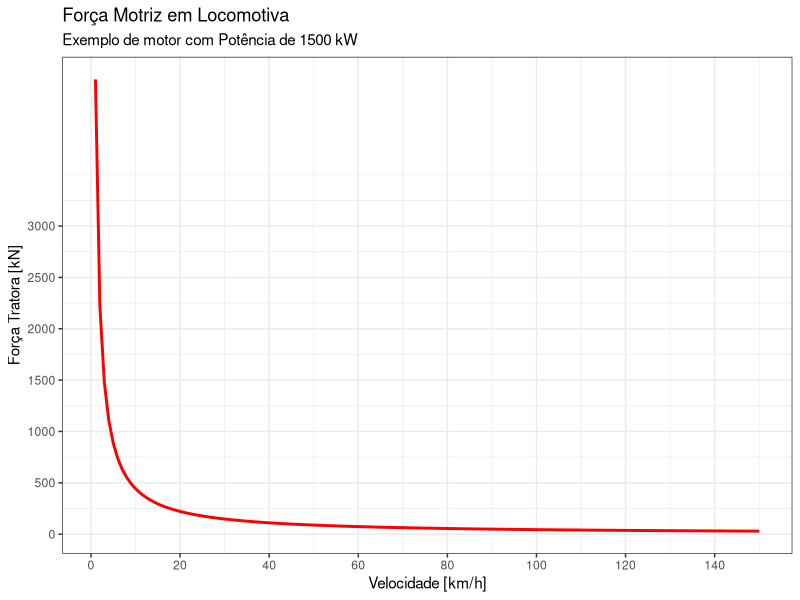
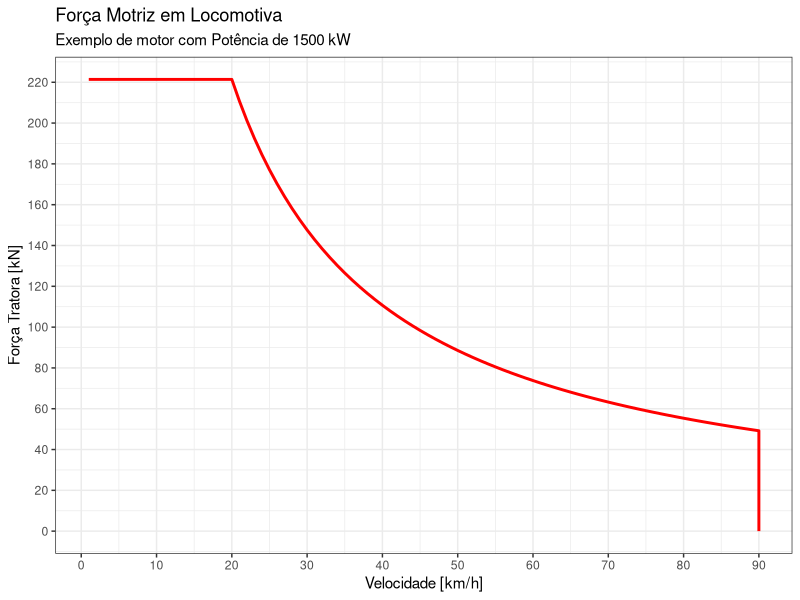
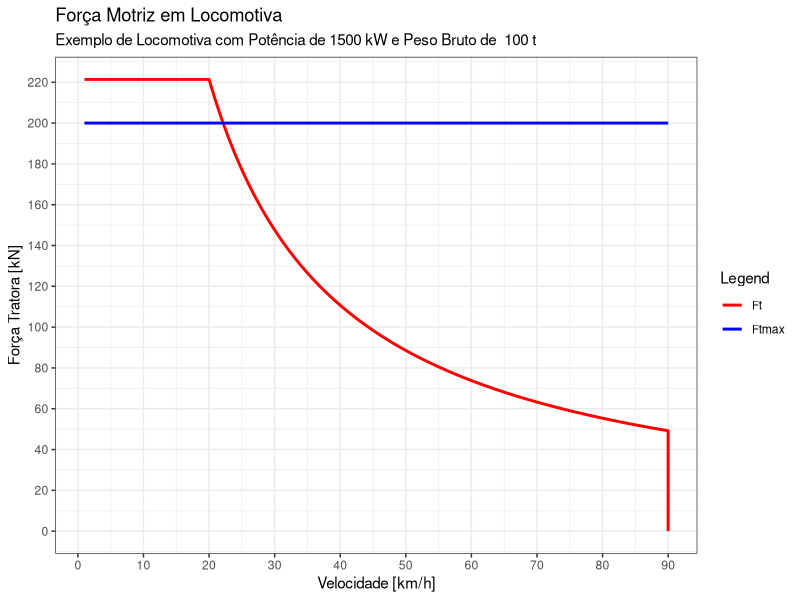
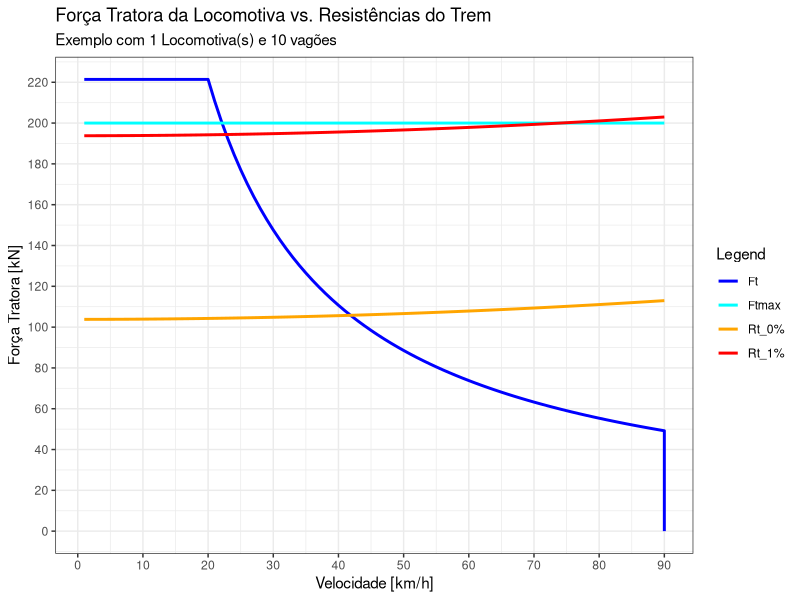

Recreate these plots in R, in order.
## ---- chunk 1
library(ggplot2)
library(dplyr)
## ---- chunk 2
# Potência em kW
P = 1500
# Eficiência
n = 0.82
# Velocidades em km/h
v = 1:150

Ft = n * 3.6 * ( P / v )

df <- data.frame(v = v, 
                 Ft = Ft)

df |> ggplot(aes(x=v, y=Ft)) +
  geom_line(color='red', linewidth=1) +
  scale_x_continuous(breaks=seq(0,140,20)) +
  scale_y_continuous(breaks=seq(0,3000,500)) +
  xlab("Velocidade [km/h]") +
  ylab("Força Tratora [kN]") +
  labs(title = "Força Motriz em Locomotiva",
       subtitle = paste("Exemplo de motor com Potência de",P,"kW")) +
  theme_bw()

# plot(v, Ft, type='l', col='red', lwd=2, 
#      xlab='Velocidade [km/h]',
#      ylab='Força Tratora [kN]')

## ---- chunk 3
# Potência em kW
P = 1500
# Eficiência
n = 0.82
# Limite da voltagem/rotação do motor
vmax = 90 #km/h
# Velocidades em km/h
v = 1:vmax
# Limite da corrente elétrica - VMOC
VMOC = 20 #km/h
Ftce = n * 3.6 * (P / VMOC) #kN

## EQUAÇAO
Ft = n * 3.6 * ( P / v )
# LIMITE
Ft[Ft > Ftce] = Ftce

# Acrescentar o último ponto para fechar o limite.
v <- c(v, vmax)
Ft <- c(Ft, 0)

df <- data.frame(v = v,
                 Ft = Ft)

## Plotar
df |> ggplot(aes(x=v, y=Ft)) +
  geom_line(color='red', linewidth=1) +
  scale_x_continuous(breaks=seq(0,vmax,10)) +
  scale_y_continuous(breaks=seq(0,round(Ftce/5,0)*5,20)) +
  xlab("Velocidade [km/h]") +
  ylab("Força Tratora [kN]") +
  labs(title = "Força Motriz em Locomotiva",
       subtitle = paste("Exemplo de motor com Potência de",P,"kW")) +
  theme_bw()
## ---- chunk 4
# Potência em kW
P = 1500
# Eficiência
n = 0.82
# Limite da voltagem/rotação do motor
vmax = 90 #km/h
# Velocidades em km/h
v = 1:vmax
# Limite da corrente elétrica - VMOC
VMOC = 20 #km/h
Ftce = n * 3.6 * (P / VMOC) #kN
# Peso Bruto [t]
M = 100 #t
# Peso Bruto em [kN]
G = M * 10 # g (gravidade) = 10 m/s²
# Fator de aderência
f = 0.20


## EQUAÇAO
Ft = n * 3.6 * ( P / v )
# LIMITE
Ft[Ft > Ftce] = Ftce

# Acrescentar o último ponto para fechar o limite.
v <- c(v, vmax)
Ft <- c(Ft, 0)

# Aderência Máxima
Ftmax = G * f

# Força de Aderência

df <- data.frame(v = v,
                 Ft = Ft,
                 Ftmax = Ftmax)

## Plotar
colors <- c("Ft" = "red", "Ftmax" = "blue")
df |> ggplot(aes(x=v)) +
  geom_line(aes(y=Ft, color='Ft'), linewidth=1) +
  geom_line(aes(y=Ftmax, color='Ftmax'), linewidth=1)+
  scale_x_continuous(breaks=seq(0,vmax,10)) +
  scale_y_continuous(breaks=seq(0,round(Ftce/5,0)*5,20)) +
  labs( title = "Força Motriz em Locomotiva",
        subtitle = paste("Exemplo de Locomotiva com Potência de",P,"kW e Peso Bruto de ",M, "t"),
        x = "Velocidade [km/h]",
        y = "Força Tratora [kN]",
        color="Legend" ) +
  theme_bw() +
  scale_color_manual(values = colors)
  
## ---- chunk 5
## CONSTANTES
# Gravidade
g = 10 #m/s²

## LOCOMOTIVA:
# Número de locomotivas
nL = 1
# Número de eixos da locomotiva
xL = 6
# Área frontal da locomotiva
AL = 9.0 #m²
# Potência em kW
P = 1500
# Eficiência
eta = 0.82
# Limite da voltagem/rotação do motor
vmax = 90 #km/h
# Limite da corrente elétrica - VMOC
VMOC = 20 #km/h
# Força Tratora Máxima da Corrente Elétrica
Ftce = eta * 3.6 * (P / VMOC) #kN
# Massa da Locomotiva [t]
mL = 100 #t
# Peso Bruto em [kN]
GL = mL * 10 # g (gravidade) = 10 m/s²
# Fator de aderência
f = 0.20

## VAGÕES
# Número de vagões
nV = 10
# Número de eixos do vagão
xV = 4
# Área frontal ddo vagão
AV = 8.0 #m²
# Massa de cada vagão
mV = 80 # t
# Peso Bruto do vagão em [kN]
GV = mV * g #kN

## DATAFRAME
df <- data.frame(
  V     = c(1:vmax,vmax),
  FtCE  = Ftce
  ) %>% 
  rowwise(V) %>% 
  mutate(
    FtMotor  = nL * (eta * 3.6 * P / V),
    Ft       = min(FtCE,FtMotor),
    Ftmax    = nL * (f * GL),
    R_Loc    = ((0.65 + (125 * xL) / GL + 0.009 * GL ) * GL / 1000) + (0.046 * AL * V * V)/1000,
    R_Vag    = ((0.65 + (125 * xV) / GV + 0.013 * GV ) * GV / 1000) + (0.009 * AV * V * V)/1000,
    Rt_plano = nL * R_Loc + nV * R_Vag,
    Rt_aclive= Rt_plano + 0.01 * (nL * GL + nV * GV)
  )
df$Ft[nrow(df)] = 0.0

## Plotar
colors <- c("Ft" = "blue", "Ftmax" = "cyan", "Rt_0%" = "orange", "Rt_1%" = "red")
df |> ggplot(aes(x=V)) +
  geom_line(aes(y=Ft, color='Ft'), linewidth=1) +
  geom_line(aes(y=Ftmax, color='Ftmax'), linewidth=1)+
  geom_line(aes(y=Rt_plano, color='Rt_0%'), linewidth=1)+
  geom_line(aes(y=Rt_aclive, color='Rt_1%'), linewidth=1)+
  scale_x_continuous(breaks=seq(0,vmax,10)) +
  scale_y_continuous(breaks=seq(0,round(max(df$Ft)/5,0)*5,20)) +
  labs( title = "Força Tratora da Locomotiva vs. Resistências do Trem",
        subtitle = paste("Exemplo com", nL, "Locomotiva(s) e", nV, "vagões"),
        x = "Velocidade [km/h]",
        y = "Força Tratora [kN]",
        color="Legend" ) +
  theme_bw() +
  scale_color_manual(values = colors)
  
